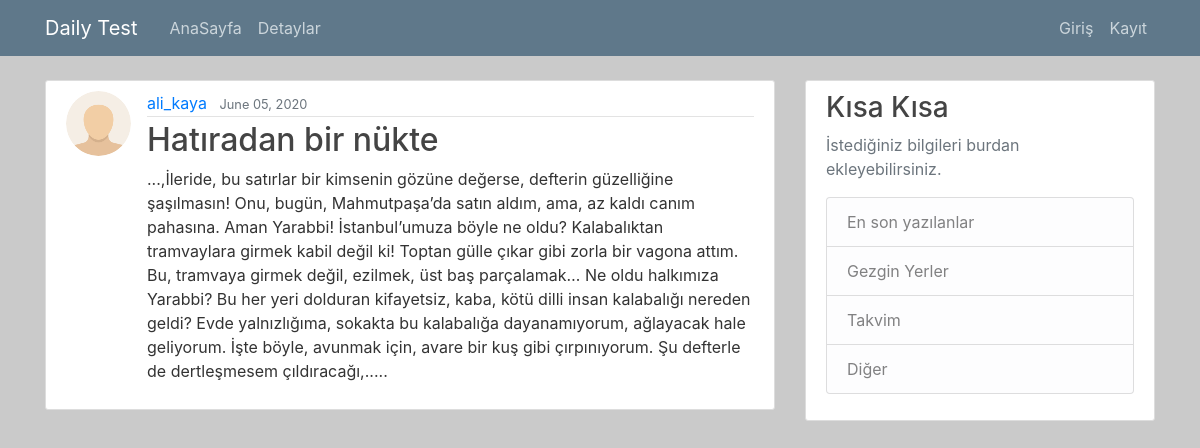
/daily/2/, run on the app's committed database.
### myapp/models.py (models this page shows, shortened)
class Daily(models.Model):
    title = models.CharField(max_length=100)
    content = models.TextField()
    date_posted = models.DateTimeField(default=timezone.now)
    author = models.ForeignKey(User, on_delete=models.CASCADE)

### users/models.py (models this page shows, shortened)
class Profile(models.Model):
    user = models.OneToOneField(User, on_delete=models.CASCADE)
    image = models.ImageField(default='default.png', upload_to='profile_pics')

### myapp/views.py (the view)
# urls.py: path('daily/<int:pk>/', DailyDetailView.as_view(), name='daily-detail'),
class DailyDetailView(DetailView):
    model = Daily

### myapp/templates/myapp/daily_detail.html (shortened to what this page needs)
{% extends "myapp/base.html" %}
{% block content %}
  <article class="media content-section">
    <img class="rounded-circle article-img" src="{{ object.author.profile.image.url }}">
    <div class="media-body">
      <div class="article-metadata">
        <a class="mr-2" href="{% url 'user-dailys' object.author.username %}">{{ object.author }}</a>
        <small class="text-muted">{{ object.date_posted|date:"F d, Y" }}</small>
      </div>
      <h2 class="article-title">{{ object.title }}</h2>
      <p class="article-content">{{ object.content }}</p>
    </div>
  </article>
{% endblock content %}

### myapp/static/myapp/main.css (style rules this page uses)
body { background: #cacaca; color: #333333; margin-top: 5rem; }
h1, h2, h3, h4, h5, h6 { color: #444444; }
.content-section { background: #ffffff; padding: 10px 20px; border: 1px solid #dddddd; border-radius: 3px; margin-bottom: 20px; }
.article-title { color: #444444; }
.article-content { white-space: pre-line; }
.article-img { height: 65px; width: 65px; margin-right: 16px; }
.article-metadata { padding-bottom: 1px; margin-bottom: 4px; border-bottom: 1px solid #e3e3e3 }

### data on the page
Daily: author.profile.image (picture), author "ali_kaya", date_posted "June 05, 2020", title "Hatıradan bir nükte", content "...,İleride, bu satırlar bir kimsenin gözüne değerse, defterin güzelliğine şaşılmasın! Onu, bugün, Mahmutpaşa’da satın aldım, ama, az kaldı canım pahasına. Aman Yarabbi! İstanbul’umuza böyle ne oldu? Kalabalıktan tramvaylara girmek kabil değil ki! Toptan gülle çıkar gibi zorla bir vagona attım. Bu, tramvaya girmek değil, ezilmek, üst baş parçalamak… Ne oldu halkımıza Yarabbi? Bu her yeri dolduran kifayetsiz, kaba, kötü dilli insan kalabalığı nereden geldi? Evde yalnızlığıma, sokakta bu kalabalığa dayanamıyorum, ağlayacak hale geliyorum. İşte böyle, avunmak için, avare bir kuş gibi çırpınıyorum. Şu defterle de dertleşmesem çıldıracağı,....."
